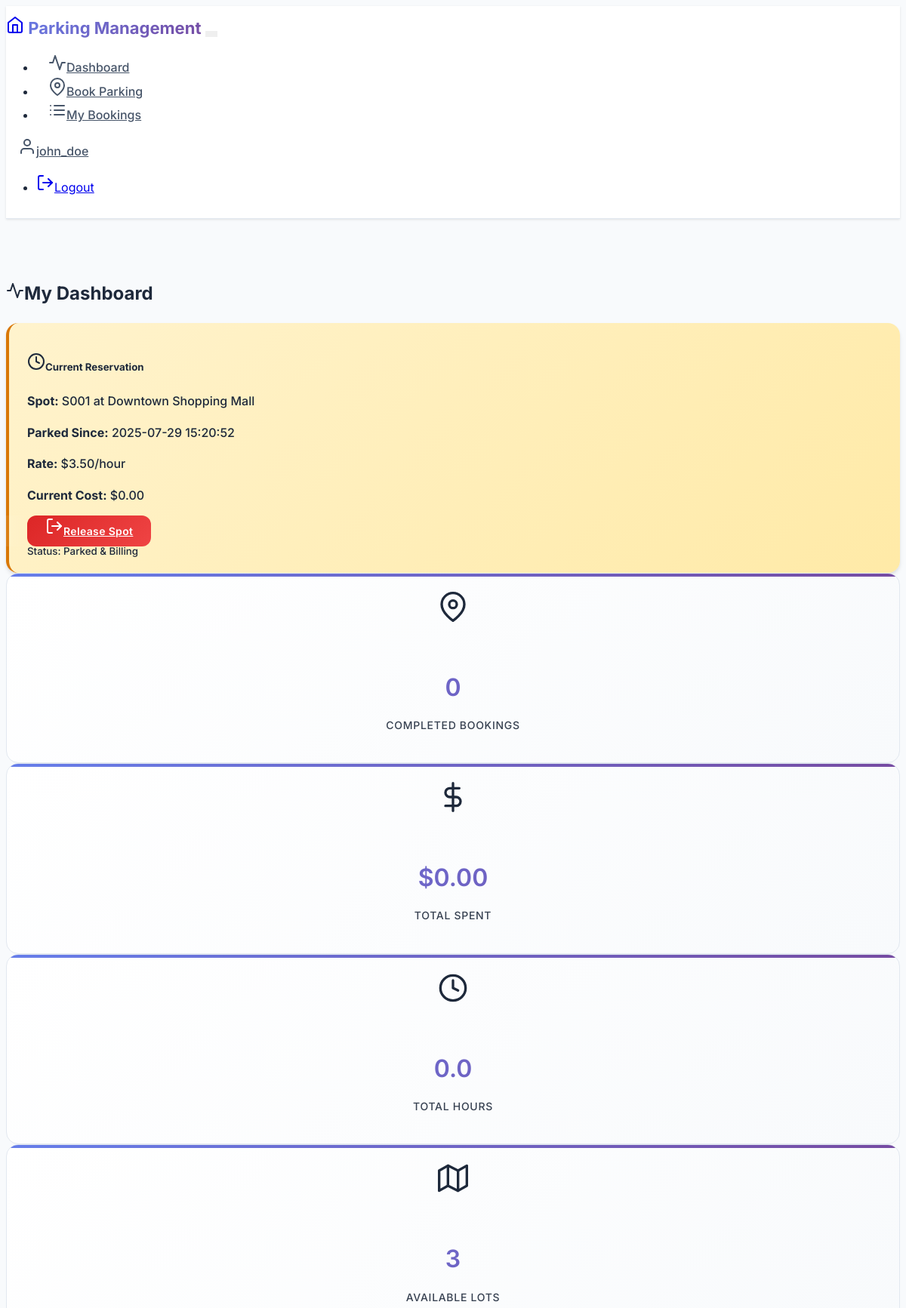
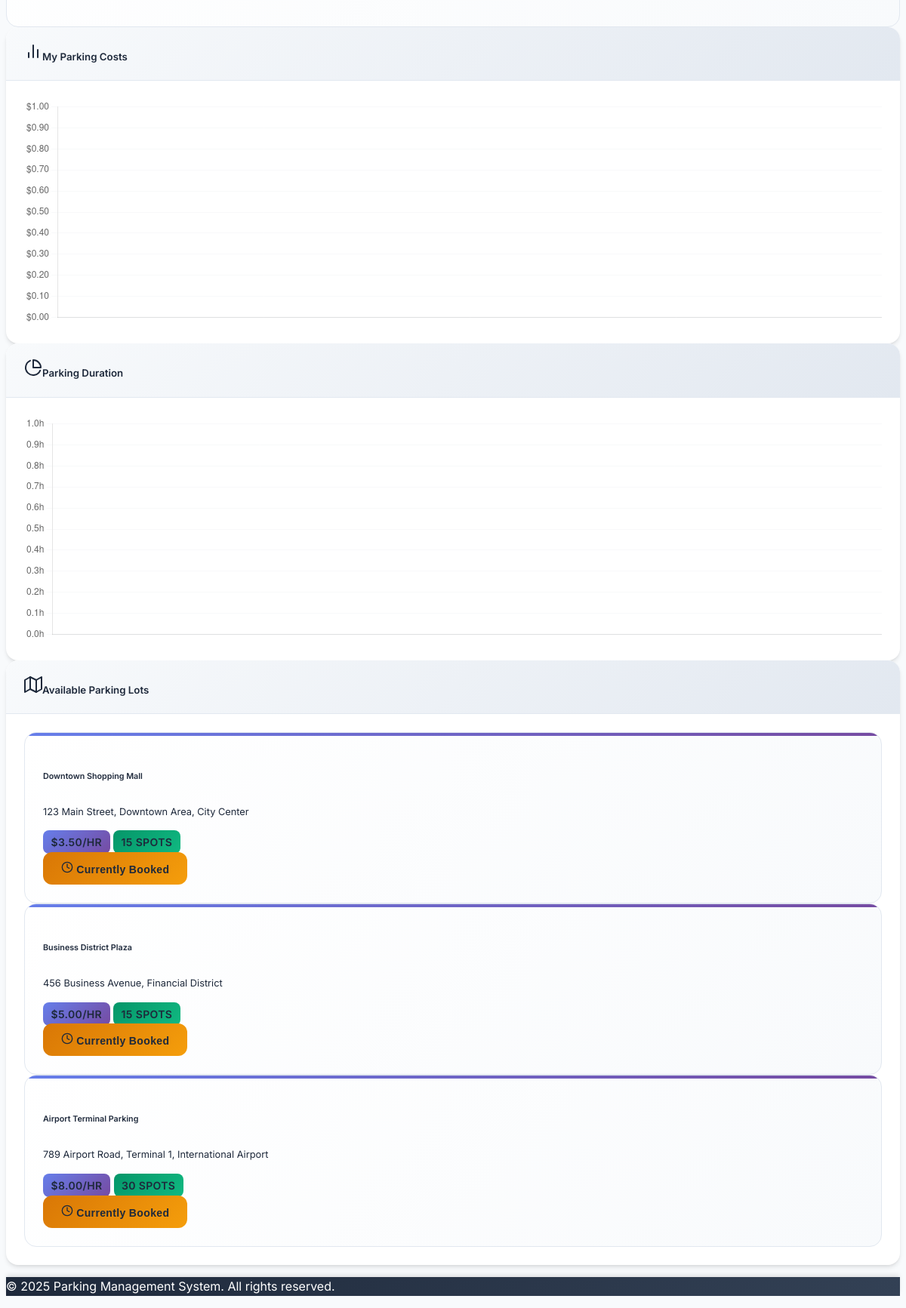
The page /user/dashboard (signed in) on the database its author committed (2 pictures, top to bottom).
### models.py (models this page shows, shortened)
class User(UserMixin, db.Model):
    __tablename__ = 'users'
    id = db.Column(db.Integer, primary_key=True)
    username = db.Column(db.String(80), unique=True, nullable=False)
    email = db.Column(db.String(120), unique=True, nullable=False)
    password_hash = db.Column(db.String(256), nullable=False)
    is_admin = db.Column(db.Boolean, default=False, nullable=False)
    created_at = db.Column(db.DateTime, default=datetime.utcnow)
    reservations = db.relationship('Reservation', backref='user', lazy=True, cascade='all, delete-orphan')

class ParkingSpot(db.Model):
    __tablename__ = 'parking_spots'
    id = db.Column(db.Integer, primary_key=True)
    lot_id = db.Column(db.Integer, db.ForeignKey('parking_lots.id'), nullable=False)
    spot_number = db.Column(db.String(10), nullable=False)
    status = db.Column(db.String(1), default='A', nullable=False)  # A=Available, R=Reserved, O=Occupied
    reservations = db.relationship('Reservation', backref='parking_spot', lazy=True)

class ParkingLot(db.Model):
    __tablename__ = 'parking_lots'
    id = db.Column(db.Integer, primary_key=True)
    prime_location_name = db.Column(db.String(200), nullable=False)
    price = db.Column(db.Float, nullable=False)  # parking_cost per unit time
    address = db.Column(db.Text, nullable=False)
    pin_code = db.Column(db.String(10), nullable=False)
    maximum_number_of_spots = db.Column(db.Integer, nullable=False)
    created_at = db.Column(db.DateTime, default=datetime.utcnow)
    parking_spots = db.relationship('ParkingSpot', backref='parking_lot', lazy=True, cascade='all, delete-orphan')
    @property
    def available_spots_count(self):
        return ParkingSpot.query.filter_by(lot_id=self.id, status='A').count()

class Reservation(db.Model):
    __tablename__ = 'reservations'
    id = db.Column(db.Integer, primary_key=True)
    spot_id = db.Column(db.Integer, db.ForeignKey('parking_spots.id'), nullable=False)
    user_id = db.Column(db.Integer, db.ForeignKey('users.id'), nullable=False)
    parking_timestamp = db.Column(db.DateTime, default=datetime.utcnow, nullable=False)
    leaving_timestamp = db.Column(db.DateTime, nullable=True)
    parking_cost_per_unit_time = db.Column(db.Float, nullable=False)
    total_cost = db.Column(db.Float, nullable=True)
    @property
    def duration_hours(self):
        if self.leaving_timestamp:
            duration = self.leaving_timestamp - self.parking_timestamp
            return duration.total_seconds() / 3600
        return None
    @property
    def calculated_cost(self):
        if self.duration_hours:
            return round(self.duration_hours * self.parking_cost_per_unit_time, 2)
        return 0

### routes.py (the view)
@app.route('/user/dashboard')
@login_required
def user_dashboard():
    if current_user.is_admin:
        return redirect(url_for('admin_dashboard'))
    current_reservation = Reservation.query.filter_by(user_id=current_user.id, leaving_timestamp=None).first()
    completed_reservations = Reservation.query.filter(
        Reservation.user_id == current_user.id,
        Reservation.leaving_timestamp.isnot(None)
    ).order_by(Reservation.leaving_timestamp.desc()).limit(5).all()
    available_lots = ParkingLot.query.all()
    return render_template('user/dashboard.html',
                         current_reservation=current_reservation,
                         completed_reservations=completed_reservations,
                         available_lots=available_lots)

### app.py (called while the page is built)
@login_manager.user_loader
def load_user(user_id):
    from models import User
    return User.query.get(int(user_id))

### templates/user/dashboard.html (shortened to what this page needs)
{% extends "base.html" %}
{% block content %}
<div class="d-flex justify-content-between align-items-center mb-4">
    <h2><i data-feather="activity" class="me-2"></i>My Dashboard</h2>
</div>
{% if current_reservation %}
    <div class="current-reservation alert">
        <div class="row align-items-center">
            <div class="col-md-8">
                <h5><i data-feather="clock" class="me-2"></i>Current Reservation</h5>
                <p class="mb-1">
                    <strong>Spot:</strong> {{ current_reservation.parking_spot.spot_number }} at
                    {{ current_reservation.parking_spot.parking_lot.prime_location_name }}
                </p>
                <p class="mb-1">
                    <strong>Parked Since:</strong> {{ current_reservation.parking_timestamp.strftime('%Y-%m-%d %H:%M:%S') }}
                </p>
                <p class="mb-1">
                    <strong>Rate:</strong> ${{ "%.2f"|format(current_reservation.parking_spot.parking_lot.price) }}/hour
                </p>
                {% if current_reservation.parking_spot.status == 'O' %}
                    <p class="mb-0">
                        <strong>Current Cost:</strong> ${{ "%.2f"|format(current_reservation.calculated_cost) }}
                    </p>
                {% endif %}
            </div>
            <div class="col-md-4 text-end">
                {% if current_reservation.parking_spot.status == 'R' %}
                    <a href="{{ url_for('mark_parked', reservation_id=current_reservation.id) }}"
                       class="btn btn-warning mb-2"
                       onclick="return confirm('Mark your vehicle as parked?')">
                        <i data-feather="car" class="me-2"></i>Mark as Parked
                    </a>
                    <br>
                    <small class="text-muted">Status: Reserved (not billing yet)</small>
                {% else %}
                    <a href="{{ url_for('release_parking', reservation_id=current_reservation.id) }}"
                       class="btn btn-danger mb-2"
                       onclick="return confirm('Are you sure you want to release this parking spot?')">
                        <i data-feather="log-out" class="me-2"></i>Release Spot
                    </a>
                    <br>
                    <small class="text-success">Status: Parked & Billing</small>
                {% endif %}
            </div>
        </div>
    </div>
{% endif %}
<div class="row mb-4">
    <div class="col-md-3 mb-3">
        <div class="stats-card">
            <i data-feather="map-pin" class="text-primary mb-3" style="width: 40px; height: 40px;"></i>
            <h5 class="card-title">{{ completed_reservations|length }}</h5>
            <p class="card-text">Completed Bookings</p>
        </div>
    </div>
    <div class="col-md-3 mb-3">
        <div class="stats-card">
            <i data-feather="dollar-sign" class="text-success mb-3" style="width: 40px; height: 40px;"></i>
            <h5 class="card-title">${{ "%.2f"|format(completed_reservations|sum(attribute='total_cost') or 0) }}</h5>
            <p class="card-text">Total Spent</p>
        </div>
    </div>
    <div class="col-md-3 mb-3">
        <div class="stats-card">
            <i data-feather="clock" class="text-info mb-3" style="width: 40px; height: 40px;"></i>
            <h5 class="card-title">{{ "%.1f"|format((completed_reservations|sum(attribute='duration_hours') or 0)) }}</h5>
            <p class="card-text">Total Hours</p>
        </div>
    </div>
    <div class="col-md-3 mb-3">
        <div class="stats-card">
            <i data-feather="map" class="text-warning mb-3" style="width: 40px; height: 40px;"></i>
            <h5 class="card-title">{{ available_lots|length }}</h5>
            <p class="card-text">Available Lots</p>
        </div>
    </div>
</div>
<div class="row mb-4">
    <div class="col-md-6">
        <div class="card">
            <div class="card-header">
                <h5><i data-feather="bar-chart-2" class="me-2"></i>My Parking Costs</h5>
            </div>
            <div class="card-body">
                <canvas id="userCostsChart" width="400" height="300"></canvas>
            </div>
        </div>
    </div>
    <div class="col-md-6">
        <div class="card">
            <div class="card-header">
                <h5><i data-feather="pie-chart" class="me-2"></i>Parking Duration</h5>
            </div>
            <div class="card-body">
                <canvas id="userDurationChart" width="400" height="300"></canvas>
            </div>
        </div>
    </div>
</div>
<div class="card">
    <div class="card-header">
        <h5><i data-feather="map" class="me-2"></i>Available Parking Lots</h5>
    </div>
    <div class="card-body">
        {% if available_lots %}
            <div class="row">
                {% for lot in available_lots %}
                    <div class="col-md-6 col-lg-4 mb-3">
                        <div class="parking-lot-card h-100">
                            <h6 class="card-title mb-3" style="font-weight: 700; color: #1e293b;">{{ lot.prime_location_name }}</h6>
                            <p class="card-text mb-3">
                                <small class="text-muted" style="font-size: 0.8rem;">{{ lot.address }}</small>
                            </p>
                            <div class="d-flex justify-content-between align-items-center mb-3">
                                <span class="badge bg-primary">${{ "%.2f"|format(lot.price) }}/hr</span>
                                <span class="badge bg-{{ 'success' if lot.available_spots_count > 0 else 'danger' }}">
                                    {{ lot.available_spots_count }} spots
                                </span>
                            </div>
                            <div class="mt-2">
                                {% if not current_reservation %}
                                    {% if lot.available_spots_count > 0 %}
                                        <form method="POST" action="{{ url_for('book_parking_quick', lot_id=lot.id) }}" class="d-inline">
                                            <button type="submit" class="btn btn-success btn-sm w-100">
                                                <i data-feather="plus" class="me-1" style="width: 16px; height: 16px;"></i>
                                                Book Now
                                            </button>
                                        </form>
                                    {% else %}
                                        <button class="btn btn-secondary btn-sm w-100" disabled>
                                            <i data-feather="x" class="me-1" style="width: 16px; height: 16px;"></i>
                                            Full
                                        </button>
                                    {% endif %}
                                {% else %}
                                    <button class="btn btn-warning btn-sm w-100" disabled>
                                        <i data-feather="clock" class="me-1" style="width: 16px; height: 16px;"></i>
                                        Currently Booked
                                    </button>
                                {% endif %}
                            </div>
                        </div>
                    </div>
                {% endfor %}
            </div>
        {% else %}
            <div class="text-center py-4">
                <i data-feather="map-pin" class="text-muted mb-3" style="width: 48px; height: 48px;"></i>
                <p class="text-muted">No parking lots available.</p>
            </div>
        {% endif %}
    </div>
</div>
{% endblock %}
{% block scripts %}
<script>
// Load user charts
loadUserCharts();
</script>
{% endblock %}

### templates/base.html (shortened to what this page needs)
<!DOCTYPE html>
<html lang="en" data-bs-theme="light">
<head>
    <link href="https://cdn.replit.com/agent/bootstrap-agent-dark-theme.min.css" rel="stylesheet">
    <link href="https://cdnjs.cloudflare.com/ajax/libs/feather-icons/4.29.0/feather.min.css" rel="stylesheet">
    <link href="{{ url_for('static', filename='css/custom.css') }}" rel="stylesheet">
</head>
<body>
    <nav class="navbar navbar-expand-lg fixed-top">
        <div class="container">
            <a class="navbar-brand" href="{{ url_for('index') }}">
                <i data-feather="home" class="me-2"></i>
                Parking Management
            </a>
            <button class="navbar-toggler" type="button" data-bs-toggle="collapse" data-bs-target="#navbarNav">
            </button>
            <div class="collapse navbar-collapse" id="navbarNav">
                <ul class="navbar-nav me-auto">
                    {% if current_user.is_authenticated %}
                        {% if current_user.is_admin %}
                            <li class="nav-item">
                                <a class="nav-link" href="{{ url_for('admin_dashboard') }}">
                                    <i data-feather="activity" class="me-1"></i>Dashboard
                                </a>
                            </li>
                            <li class="nav-item">
                                <a class="nav-link" href="{{ url_for('create_lot') }}">
                                    <i data-feather="plus-circle" class="me-1"></i>Create Lot
                                </a>
                            </li>
                            <li class="nav-item">
                                <a class="nav-link" href="{{ url_for('view_users') }}">
                                    <i data-feather="users" class="me-1"></i>View Users
                                </a>
                            </li>
                        {% else %}
                            <li class="nav-item">
                                <a class="nav-link" href="{{ url_for('user_dashboard') }}">
                                    <i data-feather="activity" class="me-1"></i>Dashboard
                                </a>
                            </li>
                            <li class="nav-item">
                                <a class="nav-link" href="{{ url_for('book_parking') }}">
                                    <i data-feather="map-pin" class="me-1"></i>Book Parking
                                </a>
                            </li>
                            <li class="nav-item">
                                <a class="nav-link" href="{{ url_for('my_bookings') }}">
                                    <i data-feather="list" class="me-1"></i>My Bookings
                                </a>
                            </li>
                        {% endif %}
                    {% endif %}
                </ul>
                <div class="d-flex align-items-center">
                    {% if current_user.is_authenticated %}
                        <div class="dropdown">
                            <a class="nav-link dropdown-toggle" href="#" role="button" data-bs-toggle="dropdown">
                                <i data-feather="user" class="me-1"></i>{{ current_user.username }}
                            </a>
                            <ul class="dropdown-menu">
                                <li><a class="dropdown-item" href="{{ url_for('logout') }}">
                                    <i data-feather="log-out" class="me-1"></i>Logout
                                </a></li>
                            </ul>
                        </div>
                    {% endif %}
                </div>
            </div>
        </div>
    </nav>
    <main class="py-4" style="margin-top: 80px;">
        <div class="container">
            {% block content %}{% endblock %}
        </div>
    </main>
    <footer class="bg-dark text-light mt-5 py-4">
        <div class="container text-center">
            <p>&copy; 2025 Parking Management System. All rights reserved.</p>
        </div>
    </footer>
    {% block scripts %}{% endblock %}
</body>
</html>

### rows shown on the page
User: username "john_doe"
ParkingSpot: parking_spot.spot_number "S001"
ParkingLot: parking_spot.parking_lot.prime_location_name "Downtown Shopping Mall", parking_spot.parking_lot.price "3.50", prime_location_name "Downtown Shopping Mall", address "123 Main Street, Downtown Area, City Center", price "3.50", available_spots_count "15"
Reservation: parking_timestamp "2025-07-29 15:20:52", calculated_cost "0.00"
ParkingLot: prime_location_name "Business District Plaza", address "456 Business Avenue, Financial District", price "5.00", available_spots_count "15"
ParkingLot: prime_location_name "Airport Terminal Parking", address "789 Airport Road, Terminal 1, International Airport", price "8.00", available_spots_count "30"

### other values the page prints
{{ completed_reservations|length }} "0"
{{ "%.2f"|format(completed_reservations|sum(attribute='total_cost') or 0) }} "0.00"
{{ available_lots|length }} "3"
